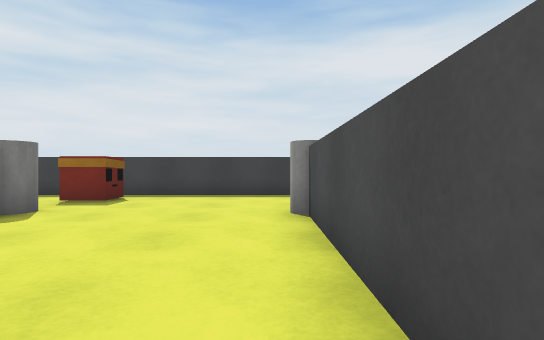
[1] (above)

24 first-person views from a walk through a scene from a Unity 3-D project. The camera is 0.72 m above the floor, looks level and sees 80° across. The floor is counted in squares, 1 m on a side. Each view is taken from the middle of a square. On the plan, view 1 faces up. The plan holds only what a view shows up to about 10 squares ahead; the rest is blank. Surface patterns are stand-ins for the level's own textures.

[2]
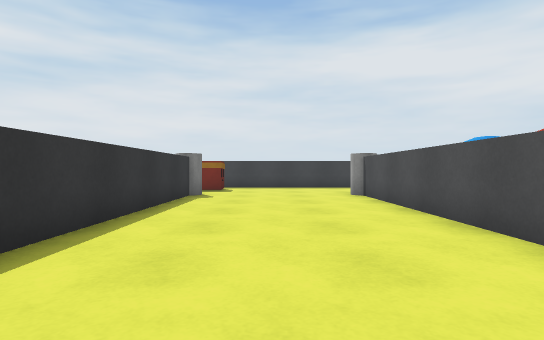

[3]
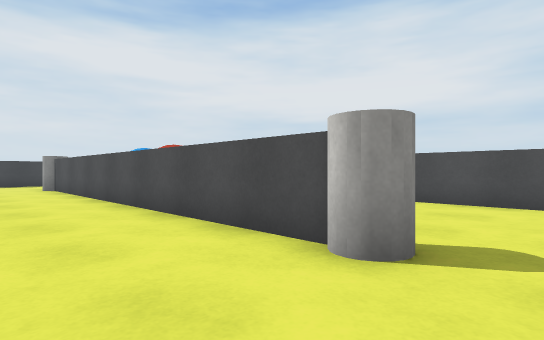

[4]
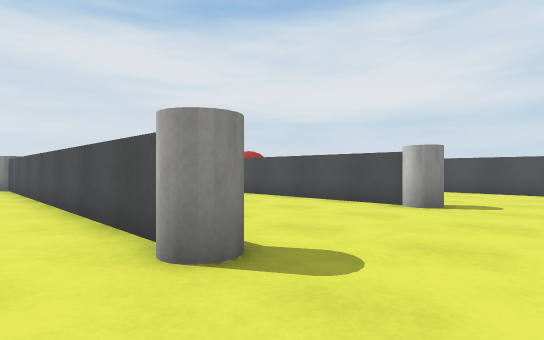

[5]
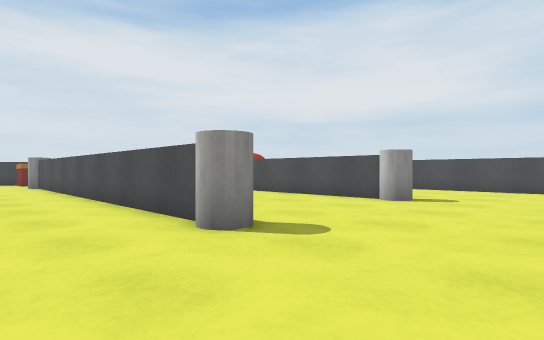

[6]
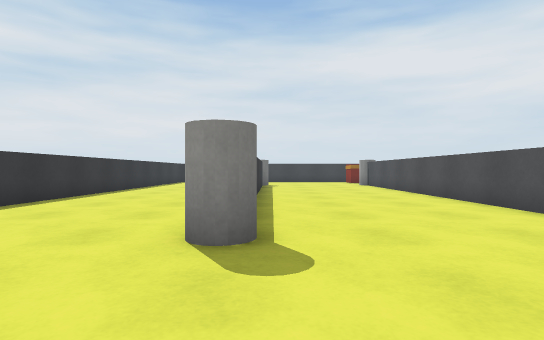

[7]
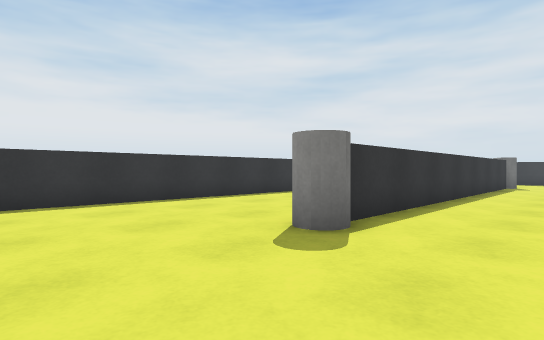

[8]
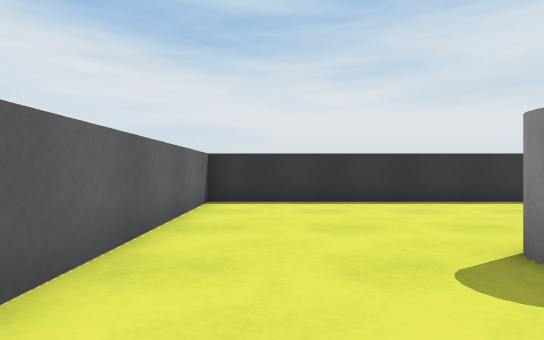

[9]
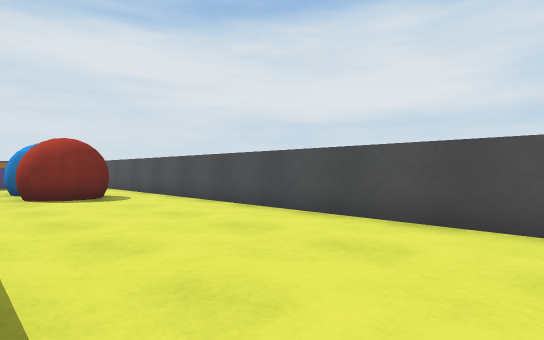

[10]
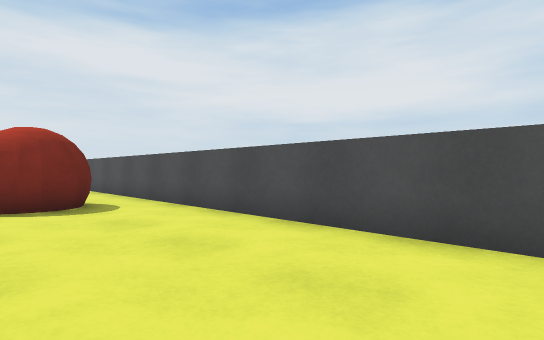

[11]
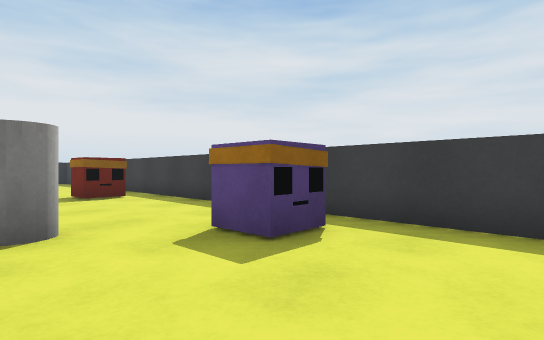

[12]
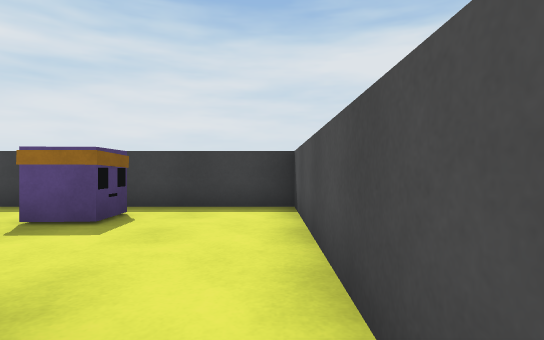

[13]
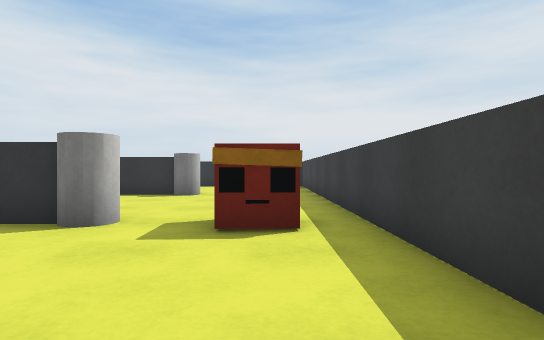

[14]
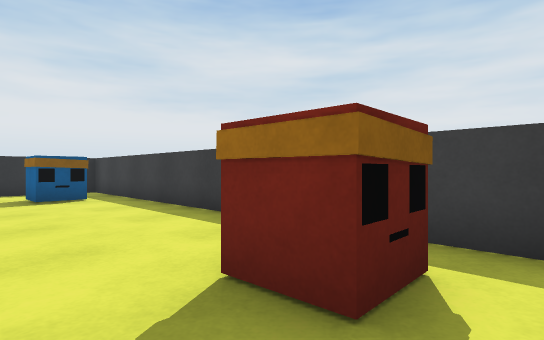

[15]
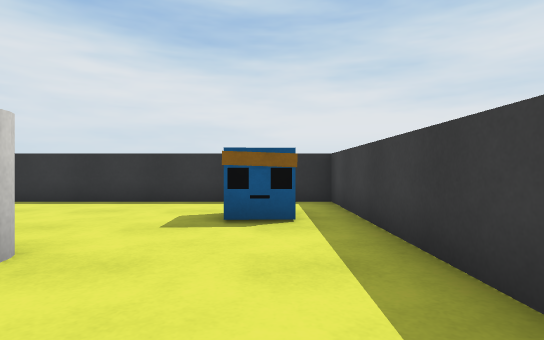

[16]
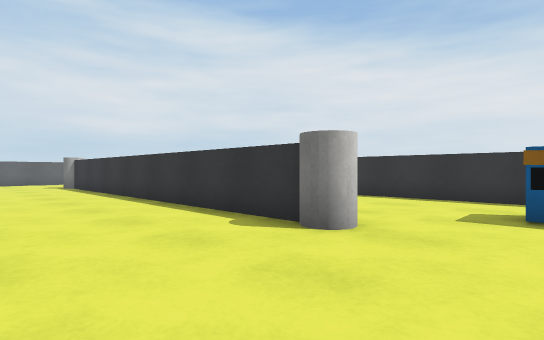

[17]
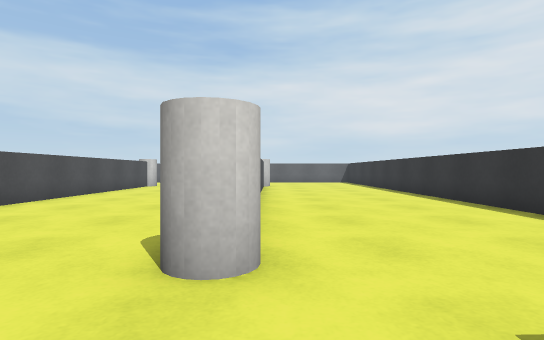

[18]
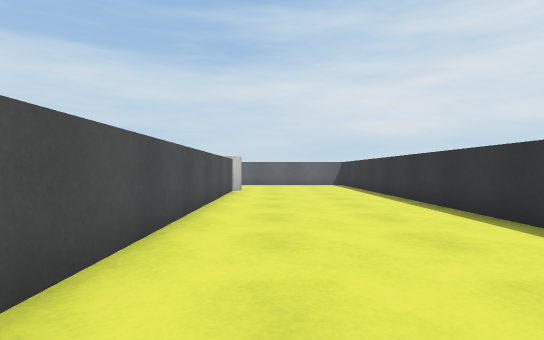

[19]
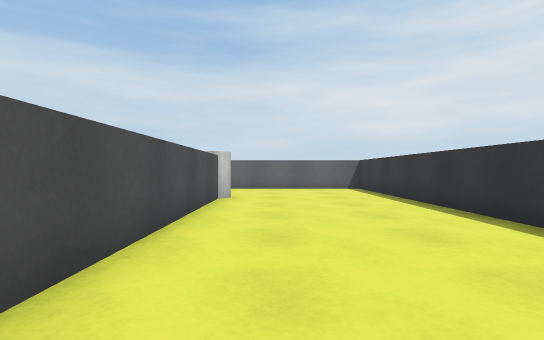

[20]
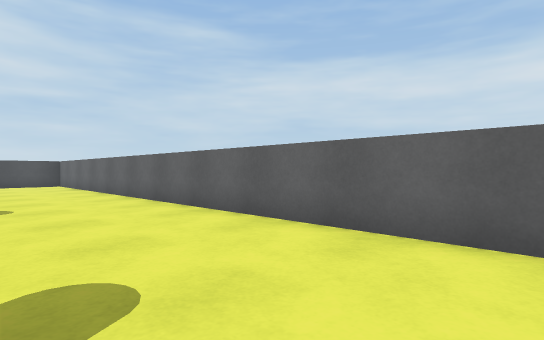

[21]
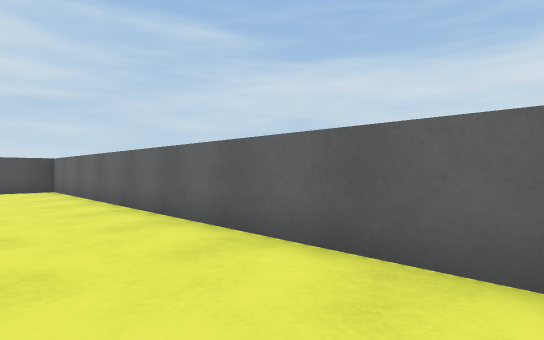

[22]
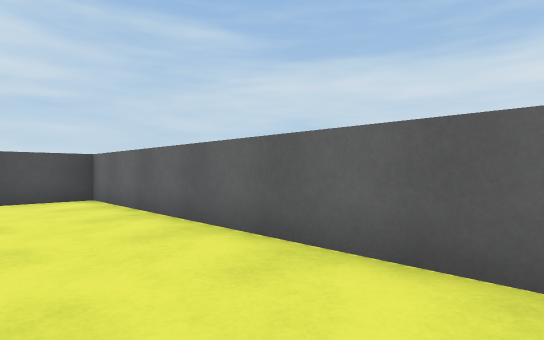

[23]
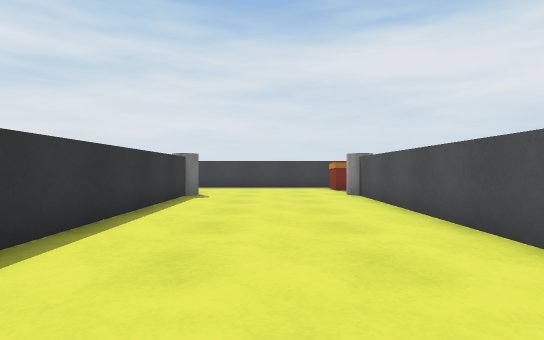

[24]
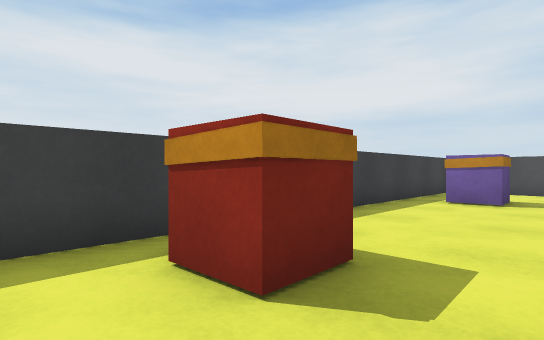

### Floor plan
Points are (right, up) in squares from view 1. A wall is a line through its corners. A room is listed if a view was taken in it or the views show most of it. See-through windows are left out.
Room 1 (views 1, 2, 3, 4, 5, 6, 7, 8, 9, 10, 11, 12, 13, 14, 15, 16, 17, 18, 19, 20, 21, 22, 23, 24)
walls: (-4.5, -6.1) (-4.5, 5.1); (-4.3, 5.2) (-4.3, -1.2); (-9.6, -5.4) (-9.6, 3.5); (-9.4, 5.2) (-9.4, -5.6); (0.6, -6.2) (0.6, 5.1); (-14.4, -10.4) (5.4, -10.4) (5.4, 9.4) (-14.4, 9.4) (-14.4, -10.4)
objects: other object (-12, 8); cylinder (-10, -7) to (-9, -6); cylinder (-10, 5) to (-9, 6); cylinder (-5, -7) to (-4, -7); cylinder (-5, 5) to (-4, 6); other object (-5, 8) to (-4, 8); cylinder (1, -7); cylinder (1, 6); other object (2, 8); red ball (3, 1) to (4, 2); blue ball (3, 3) to (4, 4)

Positions as (right, up) in squares from view 1, and headings:
1: (0, 0), facing up
2: (-2, -4), facing up
3: (-2, -8), facing up-right
4: (-6, -9), facing up-right
5: (-7, -10), facing up-right
6: (-9, -10), facing up
7: (-7, -10), facing up-left
8: (-7, -9), facing left
9: (1, -8), facing up-right
10: (2, -6), facing up-right
11: (5, 5), facing up-left
12: (5, 3), facing up
13: (0, 8), facing left
14: (-3, 6), facing up-left
15: (-7, 8), facing left
16: (-6, 8), facing down-left
17: (-10, 8), facing down
18: (-11, 5), facing down
19: (-11, 2), facing down
20: (-11, -7), facing down-right
21: (-7, -8), facing down-right
22: (-3, -8), facing down-right
23: (-7, -4), facing up
24: (-6, 6), facing up-right
